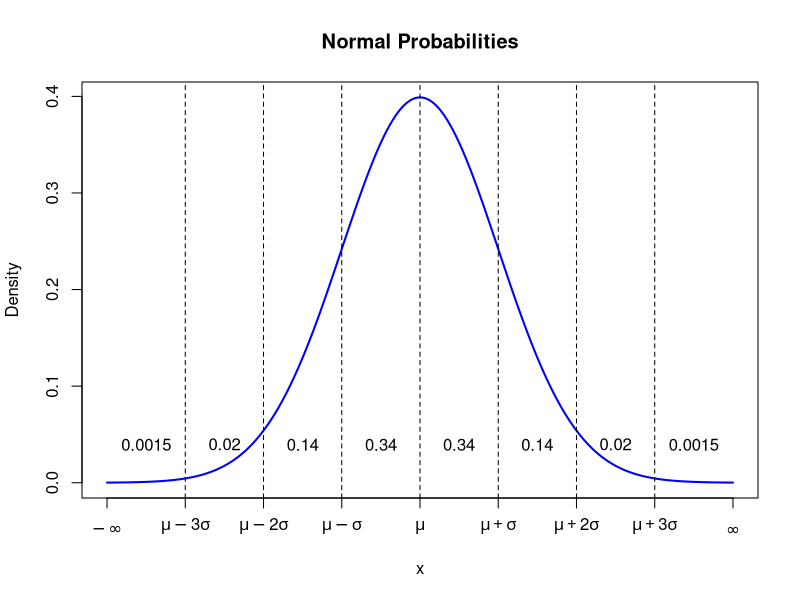
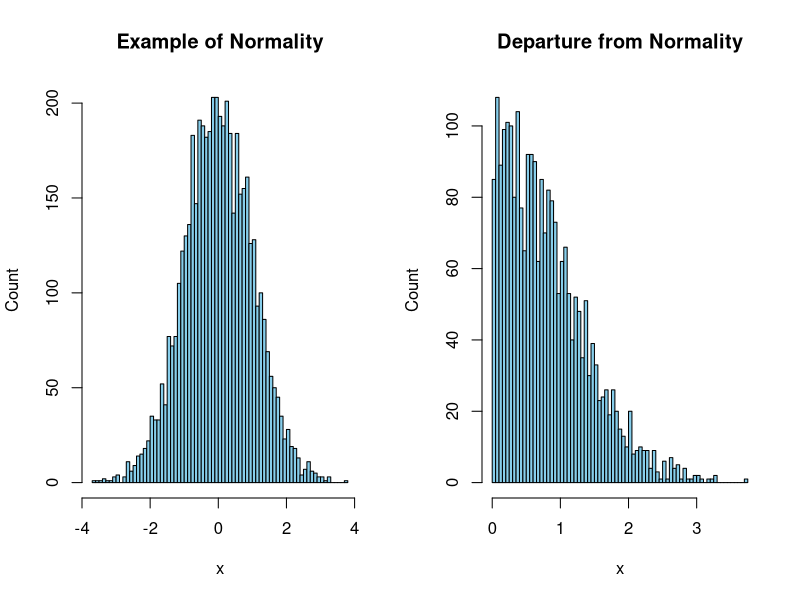
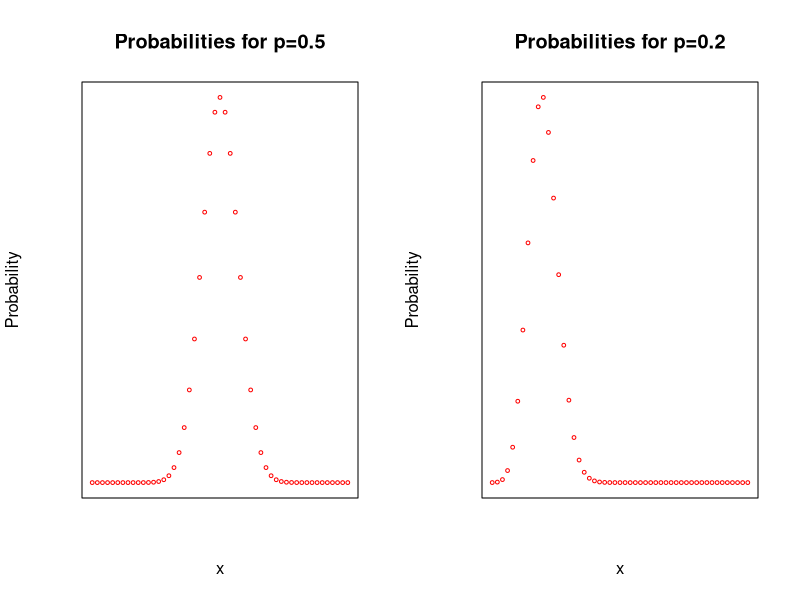
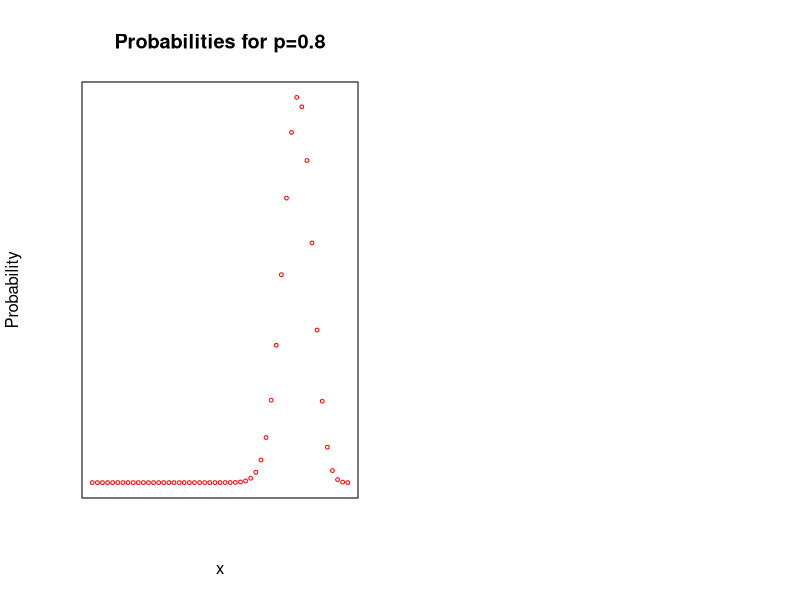

The R source for these figures, in order:
## ---- chunk 1
knitr::opts_chunk$set(echo = T, warning = F, message = F)
## ---- chunk 2
cholesterol = c(220.1 , 218.6 , 229.6 , 228.8 , 222.0 , 224.1 , 226.5,
                223.4, 221.5, 230.2, 224.3, 223.8, 230.8)
gender = c(rep("1.Male", 7), rep("2.Female", 6))
t.test(cholesterol ~ gender, conf.level = 1-0.05,
        mu = 0, alternative = "two.sided", var.equal=TRUE)
## ---- chunk 3
wing_lengths = c( 116, 117, 121, 114, 116, 118, 123,
                  120, 113, 125, 118, 116, 114, 119, 120)
bird_type = c(rep("1.S", 8), rep("2.N", 7))
t.test(wing_lengths ~ bird_type, conf.level= 1 - 0.05,
       alternative = "greater", mu=5)
## ---- chunk 4
# Define mean and standard deviation
mu <- 0
sigma <- 1

# Generate a sequence of x values
x <- seq(mu - 4 * sigma, mu + 4 * sigma, length = 1000)

# Calculate the normal density
y <- dnorm(x, mean = mu, sd = sigma)

# Plot the normal distribution curve
plot(x, y, type = "l", lwd = 2, col = "blue", xaxt = "na",
     xlab = "x",
     ylab = "Density",
     main = "Normal Probabilities")

# Shade regions and add vertical lines
regions <- list(
  list(from = mu - 4*sigma, to = mu - 3 * sigma, col = "lightblue", label = "0.0015"),
  list(from = mu - 3 * sigma, to = mu - 2 * sigma, col = "lightblue", label = "0.02"),
  list(from = mu - 2 * sigma, to = mu - sigma, col = "lightgreen", label = "0.14"),
  list(from = mu - sigma, to = mu, col = "lightpink", label = "0.34"),
  list(from = mu + sigma, to = mu, col = "lightpink", label = "0.34"),
  list(from = mu + 2 * sigma, to = mu + sigma, col = "lightgreen", label = "0.14"),
  list(from = mu + 3 * sigma, to = mu + 2 * sigma, col = "lightblue", label = "0.02"),
  list(from = mu + 4 * sigma, to = mu + 3 * sigma, col = "lightblue", label = "0.0015")
)
  


# Add shaded regions and labels
for (region in regions) {
  rect(region$from, 0, region$to, dnorm(region$from), border = NA)
  text(mean(c(region$from, region$to)), dnorm(mu) * 0.1, labels = region$label, col = "black")
}

# Add vertical lines
abline(v = mu, lty = 2)
abline(v = c(mu - sigma, mu + sigma), lty = 2)
abline(v = c(mu - 2 * sigma, mu + 2 * sigma), lty = 2)
abline(v = c(mu - 3 * sigma, mu + 3 * sigma), lty = 2)

# Add axis labels using Greek letters
axis(1, at = c(mu - 4 * sigma, mu - 3 * sigma, mu - 2 * sigma, mu - sigma, mu, mu + sigma, mu + 2 * sigma, mu + 3 * sigma, mu + 4 * sigma),
     labels = expression(-infinity, mu - 3 * sigma, mu - 2 * sigma, mu - sigma, mu, mu + sigma, mu + 2 * sigma, mu + 3 * sigma, infinity)
     )


## ---- chunk 5
data = rnorm(5000, 0, 1)
par(mfrow = c(1, 2))
# Example R code to plot histogram
hist(data, main = "Example of Normality", xlab = "x", ylab = "Count", col = "skyblue", border = "black", breaks = 100)
hist(data[data > 0], main = "Departure from Normality", xlab = "x", ylab = "Count", col = "skyblue", border = "black", breaks = 100)
## ---- chunk 6
data("mtcars")
MPG = mtcars$mpg
mean(MPG)
var(MPG)
median(MPG)
## ---- chunk 7
n = 50
x = 0:n
plot(x, dbinom(x, n, 0.5, log=F), main = "Probabilities for p=0.5", xaxt="na", yaxt = "na", col="red", cex = 0.5, ylab = "Probability", xlab = "x")
## ---- chunk 8
n = 50
x = 0:n
plot(x, dbinom(x, n, 0.2, log=F), main = "Probabilities for p=0.2", xaxt="na", yaxt = "na", col="red", cex = 0.5, ylab = "Probability", xlab = "x")
## ---- chunk 9
n = 50
x = 0:n
plot(x, dbinom(x, n, 0.8, log=F), main = "Probabilities for p=0.8", xaxt="na", yaxt = "na", col="red", cex = 0.5, ylab = "Probability", xlab = "x")
## ---- chunk 10
binom.test(19, 32, alternative = "two.sided", conf.level = 1-0.05)
## ---- chunk 11
data(mtcars)
hypothised_median = 18
MPG = mtcars$mpg
positives_count   = sum(MPG > hypothised_median)
negatives_count   = sum(MPG < hypothised_median)
binom.test(positives_count, positives_count + negatives_count, 
                    alternative = "two.sided", conf.level = 1-0.05)
## ---- chunk 12
height = c(48.2, 54.6, 58.3, 47.8, 51.4, 52.0, 55.2, 49.1, 49.9, 52.6,
           52.3, 57.4, 55.6, 53.2, 61.3, 58.0, 59.8, 54.8)
fertilizer = c(rep("1.Old", 10), rep("2.New", 8))
wilcox.test(height ~ fertilizer, conf.level = 1-0.05, mu = 0,
            alternative="less", exact=FALSE)
## ---- chunk 13
Foreleg_Length = c(142, 140, 144, 144, 142, 146, 149, 150, 142, 148)
Hindleg_Length = c(138, 136, 147, 139, 143, 141, 143, 145, 136, 146)
## ---- chunk 14
diffs = Foreleg_Length - Hindleg_Length
signs = sign(diffs) # sign function calculates sign
diffs
signs
## ---- chunk 15
T = sum(diffs * signs)
T
## ---- chunk 16
wilcox.test(Foreleg_Length, Hindleg_Length, alternative = "two.sided",
            mu = 0, paired = TRUE, exact = FALSE, conf.level = 0.95)
